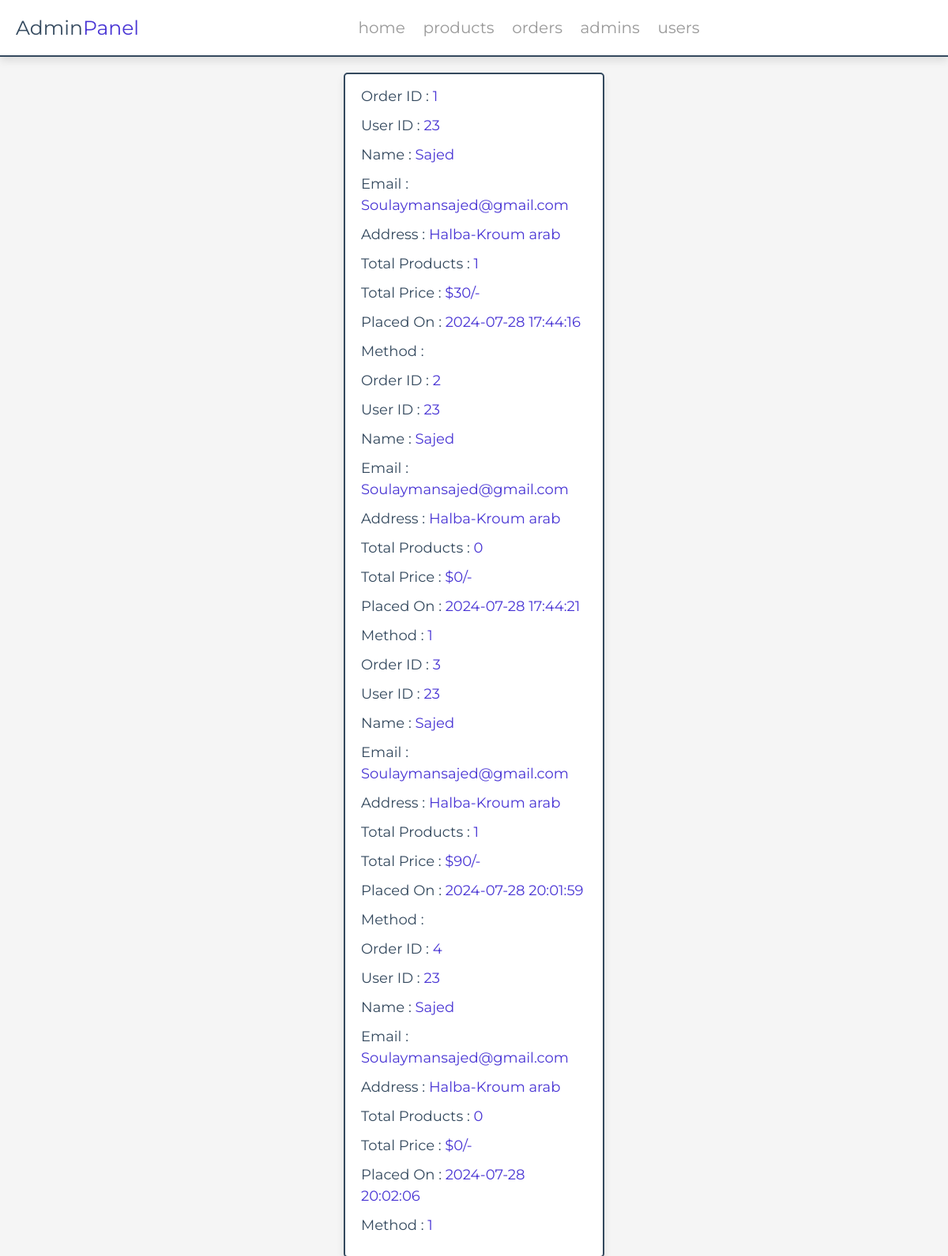
The app's page /completed_orders.php with its own data.
### tables this page shows
CREATE TABLE `completed_orders` (
  `id` int(11) NOT NULL,
  `user_id` int(11) DEFAULT NULL,
  `user_name` varchar(255) DEFAULT NULL,
  `email` varchar(255) DEFAULT NULL,
  `address` varchar(255) DEFAULT NULL,
  `total_products` int(11) DEFAULT NULL,
  `total_price` float DEFAULT NULL,
  `method` varchar(50) DEFAULT NULL,
  `payment_status` varchar(50) DEFAULT NULL,
  `placed_on` datetime DEFAULT NULL
);

### completed_orders.php (the view, shortened to what this page needs)
<?php
include '../components/connection.php';
$sql = "SELECT * FROM completed_orders";
$result = mysqli_query($con, $sql);
?>
<!DOCTYPE html>
<html lang="en">
<head>
    <link rel="stylesheet" href="../admin_styles.css">
</head>
<body>
    <?php include "../components/admin_header.php"; ?>
    <section class="placed-orders">
        <div class="box-container">
            <div class="box">
                <?php
                if (mysqli_num_rows($result) > 0) {
                    while ($order = mysqli_fetch_assoc($result)) {
                ?>
                    <p> Order ID : <span><?php echo htmlspecialchars($order['id']); ?></span> </p>
                    <p> User ID : <span><?php echo htmlspecialchars($order['user_id']); ?></span> </p>
                    <p> Name : <span><?php echo htmlspecialchars($order['user_name']); ?></span> </p>
                    <p> Email : <span><?php echo htmlspecialchars($order['email']); ?></span> </p>
                    <p> Address : <span><?php echo htmlspecialchars($order['address']); ?></span> </p>
                    <p> Total Products : <span><?php echo htmlspecialchars($order['total_products']); ?></span> </p>
                    <p> Total Price : <span>$<?php echo htmlspecialchars($order['total_price']); ?>/-</span> </p>
                    <p> Placed On : <span><?php echo htmlspecialchars($order['placed_on']); ?></span> </p>
                    <p> Method : <span><?php echo htmlspecialchars($order['method']); ?></span> </p>
                <?php
                    }
                } else {
                    echo "<p class='empty'>No Completed Orders Yet!</p>";
                }
                ?>
            </div>
        </div>
    </section>
</body>
</html>

### admin_styles.css (style rules this page uses)
:root { --main-color:#4834d4; --red:#e74c3c; --orange:#f39c12; --black:#34495e; --white:#fff; --light-bg:#f5f5f5; --light-color:#999; --border:.2rem solid var(--black); --box-shadow:0 .5rem 1rem rgba(0,0,0,.1); }
* { font-family: 'Montserrat', sans-serif; margin:0; padding:0; box-sizing: border-box; text-decoration: none; outline: none; border:none; }
html { font-size: 62.5%; overflow-x: hidden; }
body { background-color: var(--light-bg); }
section { max-width: 1200px; margin:0 auto; padding:2rem; }
.placed-orders .box-container { display: grid; grid-template-columns: repeat(auto-fit, 33rem); gap:1.5rem; justify-content: center; align-items: flex-start; }
.placed-orders .box-container .box { background-color: var(--white); border-radius: .5rem; box-shadow: var(--box-shadow); border:var(--border); padding:2rem; padding-top: 1rem; }
.placed-orders .box-container .box p { padding: .5rem 0; line-height: 1.5; font-size: 1.8rem; color:var(--black); }
.placed-orders .box-container .box p span { color:var(--main-color); }

### records on screen
completed_orders: id "1", user "23", user_name "Sajed", email "Soulaymansajed@gmail.com", address "Halba-Kroum arab", total_products "1", total_price "30", placed_on "2024-07-28 17:44:16"
completed_orders: id "2", user "23", user_name "Sajed", email "Soulaymansajed@gmail.com", address "Halba-Kroum arab", total_products "0", total_price "0", placed_on "2024-07-28 17:44:21", method "1"
completed_orders: id "3", user "23", user_name "Sajed", email "Soulaymansajed@gmail.com", address "Halba-Kroum arab", total_products "1", total_price "90", placed_on "2024-07-28 20:01:59"
completed_orders: id "4", user "23", user_name "Sajed", email "Soulaymansajed@gmail.com", address "Halba-Kroum arab", total_products "0", total_price "0", placed_on "2024-07-28 20:02:06", method "1"
